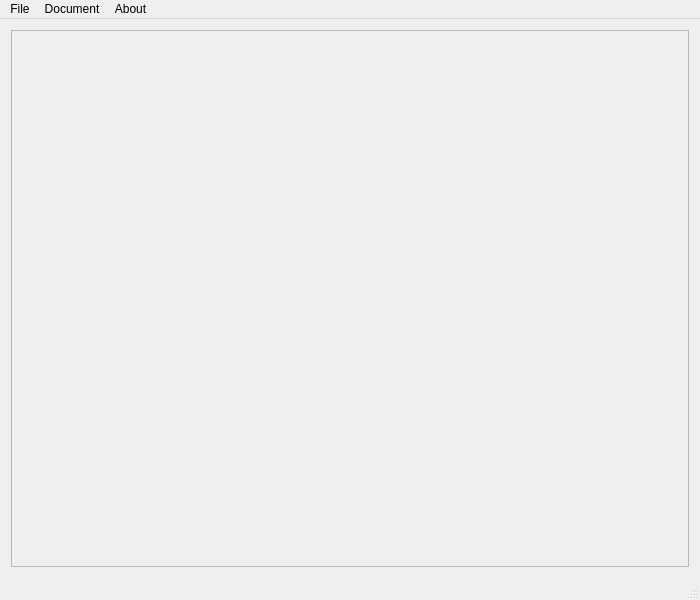
<?xml version="1.0" encoding="UTF-8"?>
<ui version="4.0">
 <class>MainWindow</class>
 <widget class="QMainWindow" name="MainWindow">
  <property name="geometry">
   <rect>
    <x>0</x>
    <y>0</y>
    <width>700</width>
    <height>600</height>
   </rect>
  </property>
  <property name="windowTitle">
   <string>iView</string>
  </property>
  <widget class="QWidget" name="centralWidget">
   <layout class="QVBoxLayout" name="verticalLayout">
    <item>
     <widget class="QScrollArea" name="scrollArea">
      <property name="widgetResizable">
       <bool>true</bool>
      </property>
      <widget class="QWidget" name="scrollAreaWidgetContents">
       <property name="geometry">
        <rect>
         <x>0</x>
         <y>0</y>
         <width>678</width>
         <height>532</height>
        </rect>
       </property>
       <layout class="QVBoxLayout" name="verticalLayout_2">
        <item>
         <widget class="QLabel" name="label">
          <property name="text">
           <string/>
          </property>
         </widget>
        </item>
       </layout>
      </widget>
     </widget>
    </item>
   </layout>
  </widget>
  <widget class="QMenuBar" name="menuBar">
   <property name="geometry">
    <rect>
     <x>0</x>
     <y>0</y>
     <width>700</width>
     <height>24</height>
    </rect>
   </property>
   <widget class="QMenu" name="menuFile">
    <property name="title">
     <string>File</string>
    </property>
    <addaction name="actionOpen"/>
    <addaction name="separator"/>
    <addaction name="actionQuit"/>
   </widget>
   <widget class="QMenu" name="menuAbout">
    <property name="title">
     <string>Document</string>
    </property>
    <addaction name="actionNext_page"/>
    <addaction name="actionPrevious_page"/>
    <addaction name="actionZoom_in"/>
    <addaction name="actionZoom_out"/>
    <addaction name="actionGo_to_page"/>
   </widget>
   <widget class="QMenu" name="menuAbout_2">
    <property name="title">
     <string>About</string>
    </property>
    <addaction name="actionCredits"/>
    <addaction name="actionLicense"/>
   </widget>
   <addaction name="menuFile"/>
   <addaction name="menuAbout"/>
   <addaction name="menuAbout_2"/>
  </widget>
  <widget class="QStatusBar" name="statusBar"/>
  <action name="actionOpen">
   <property name="text">
    <string>Open</string>
   </property>
   <property name="shortcut">
    <string>Ctrl+O</string>
   </property>
  </action>
  <action name="actionQuit">
   <property name="text">
    <string>Quit</string>
   </property>
   <property name="shortcut">
    <string>Ctrl+Q</string>
   </property>
  </action>
  <action name="actionNext_page">
   <property name="text">
    <string>Next page</string>
   </property>
   <property name="shortcut">
    <string>PgDown</string>
   </property>
  </action>
  <action name="actionPrevious_page">
   <property name="text">
    <string>Previous page</string>
   </property>
   <property name="shortcut">
    <string>PgUp</string>
   </property>
  </action>
  <action name="actionZoom_in">
   <property name="text">
    <string>Zoom in</string>
   </property>
   <property name="shortcut">
    <string>Ctrl++</string>
   </property>
  </action>
  <action name="actionZoom_out">
   <property name="text">
    <string>Zoom out</string>
   </property>
   <property name="shortcut">
    <string>Ctrl+-</string>
   </property>
  </action>
  <action name="actionGo_to_page">
   <property name="text">
    <string>Go to page...</string>
   </property>
   <property name="shortcut">
    <string>Ctrl+P</string>
   </property>
  </action>
  <action name="actionCredits">
   <property name="text">
    <string>Credits</string>
   </property>
  </action>
  <action name="actionLicense">
   <property name="text">
    <string>License</string>
   </property>
  </action>
 </widget>
 <layoutdefault spacing="6" margin="11"/>
 <resources/>
 <connections/>
</ui>
